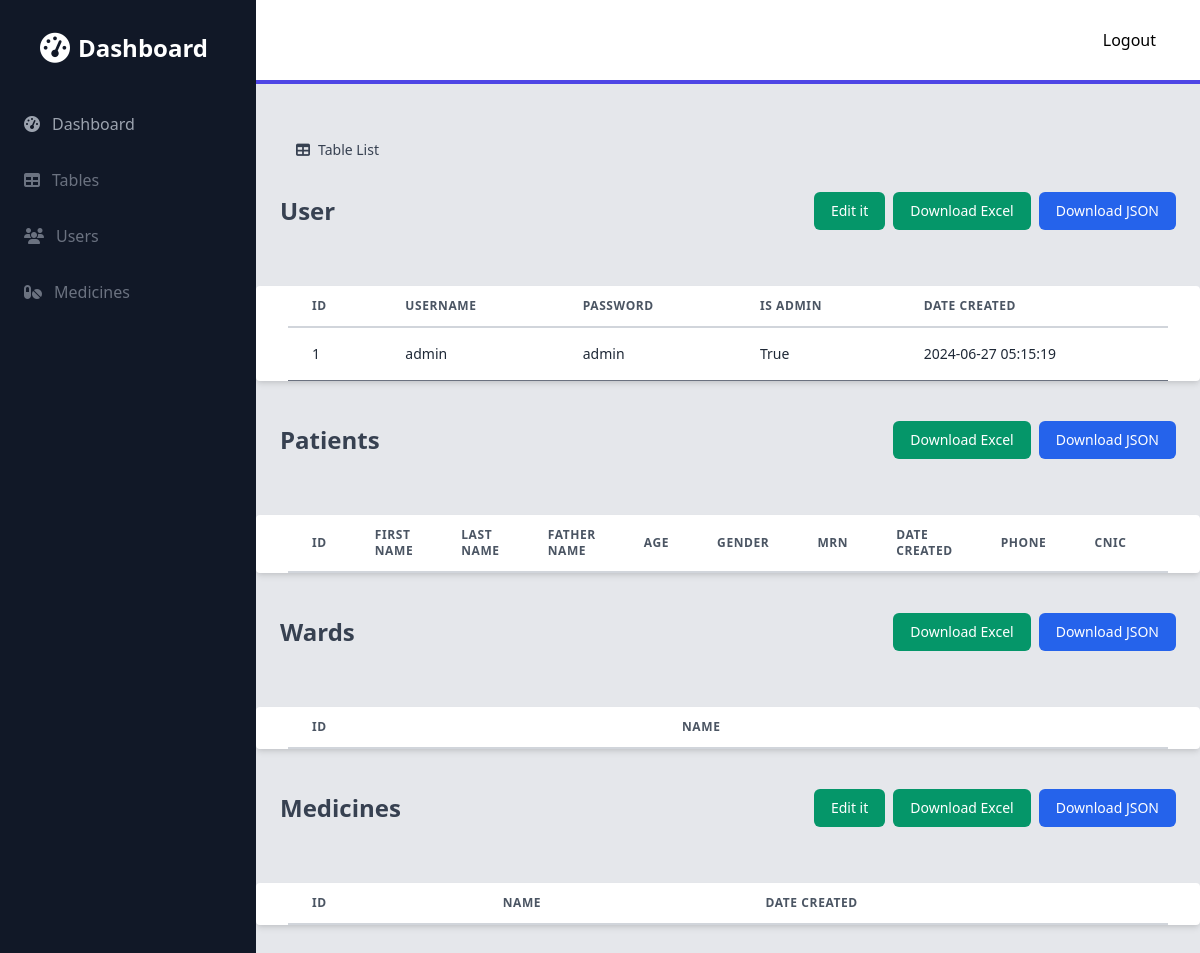
Screenshot of /admin/tables (signed in) with the database file from the repository.
### latest/models.py (models this page shows)
class User(db.Model, UserMixin):
    id = db.Column(db.Integer, primary_key=True)
    username = db.Column(db.String(150), unique=True)
    password = db.Column(db.String(150))
    is_admin = db.Column(db.Boolean, default=False)
    date_created = db.Column(db.DateTime(timezone=True), default=func.now())

### latest/admin.py (the view)
@admin.route('/tables')
@login_required
def tables():
    tables = ['User', 'Patients', 'Wards', 'Medicines']
    table_data = {}
    for table_name in tables:
        model_class = globals()[table_name]
        table_entries = model_class.query.all()
        table_columns = model_class.__table__.columns
        column_names = [column.name.replace('_', ' ').capitalize() for column in table_columns]
        column_details = model_class.__table__.columns.keys()
        table_data[table_name] = {
            'entries': table_entries,
            'columns': column_names,
            'details': column_details
        }
    return render_template('admin/tables.html', table_data=table_data, tables=tables)

### latest/app.py (called while the page is built)
def create_app():
    app = Flask(__name__)
    app.config['SQLALCHEMY_DATABASE_URI'] = 'sqlite:///database.db'
    app.config['SECRET_KEY'] = 'secret'
    app.register_blueprint(views, url_prefix='/')
    app.register_blueprint(auth, url_prefix='/')
    app.register_blueprint(admin, url_prefix='/admin')
    login_manager = LoginManager()
    login_manager.login_view = 'auth.login'
    login_manager.init_app(app)
    @login_manager.user_loader
    def load_user(id):
        return User.query.get(int(id))
    with app.app_context():
        db.init_app(app)
        db.create_all()
    return app

### latest/templates/admin/tables.html (shortened to what this page needs)
{% extends 'admin/base.html' %}
{% block content %}
<div class="container px-6 py-8 mx-auto">
  <div class="mt-4 mb-6">
    <div class="flex justify-between items-center">
      <div class="relative">
        <button id="tableListToggle" type="button" class="flex items-center px-4 py-2 text-sm font-medium leading-5 text-gray-700 focus:outline-none">
          <i class="fas fa-table mr-2"></i>
          Table List
        </button>
      </div>
    </div>
  </div>
  {% for table_name, data in table_data.items() %}
  <div id="{{ table_name|lower }}Section" class="mt-4">
    <div class="flex justify-between items-center">
      <h2 class="text-2xl font-semibold text-gray-700">{{ table_name }}</h2>
      <div class="flex items-center space-x-2">
        {% if table_name == 'User' %}
        <a href="{{ url_for('admin.users') }}" class="px-2 sm:px-4 py-1 sm:py-2 text-xs sm:text-sm font-medium leading-5 text-white transition-colors duration-150 bg-green-600 border border-transparent rounded-md active:bg-green-600 hover:bg-green-700 focus:outline-none focus:shadow-outline-green">
          Edit it
        </a>
        {% elif table_name == 'Medicines' %}
        <a href="{{ url_for('admin.medicines') }}" class="px-2 sm:px-4 py-1 sm:py-2 text-xs sm:text-sm font-medium leading-5 text-white transition-colors duration-150 bg-green-600 border border-transparent rounded-md active:bg-green-600 hover:bg-green-700 focus:outline-none focus:shadow-outline-green">
          Edit it
        </a>
        {% endif %}
        <a href="{{ url_for('admin.download_excel', table_name=table_name) }}" class="px-2 sm:px-4 py-1 sm:py-2 text-xs sm:text-sm font-medium leading-5 text-white transition-colors duration-150 bg-green-600 border border-transparent rounded-md active:bg-green-600 hover:bg-green-700 focus:outline-none focus:shadow-outline-green">
          Download Excel
        </a>
        <a href="{{ url_for('admin.download_json', table_name=table_name) }}" class="px-2 sm:px-4 py-1 sm:py-2 text-xs sm:text-sm font-medium leading-5 text-white transition-colors duration-150 bg-blue-600 border border-transparent rounded-md active:bg-blue-600 hover:bg-blue-700 focus:outline-none focus:shadow-outline-blue">
          Download JSON
        </a>
      </div>
    </div>
    <div class="mt-8">
      <div class="flex flex-wrap -mx-6">
        <div class="w-full bg-white shadow-md rounded my-6 px-4 sm:px-6 lg:px-8">
          <div class="overflow-x-auto">
            <table class="min-w-full bg-white">
              <thead>
                <tr>
                  {% for column in data.columns %}
                  <th class="px-6 py-3 border-b-2 border-gray-300 text-left text-xs font-semibold text-gray-600 uppercase tracking-wider">{{ column }}</th>
                  {% endfor %}
                </tr>
              </thead>
              <tbody>
                {% for entry in data.entries %}
                <tr>
                  {% for column_name in data.details %}
                  <td class="px-6 py-4 whitespace-no-wrap border-b border-gray-500">
                    <div class="text-sm leading-5 text-gray-800">
                      {{ entry[column_name] }}
                    </div>
                  </td>
                  {% endfor %}
                </tr>
                {% endfor %}
              </tbody>
            </table>
          </div>
        </div>
      </div>
    </div>
  </div>
  {% endfor %}
</div>
{% endblock %}

### rows the page displays
User: id "1" "admin" "admin" "True" "2024-06-27 05:15:19"

### other values shown
{{ table_name }} "User" "Patients" "Wards" "Medicines"
{{ column }} "ID" "USERNAME" "PASSWORD" "IS ADMIN" "DATE CREATED" "ID" "FIRST NAME" "LAST NAME" "FATHER NAME" "AGE" "GENDER" "MRN" "DATE CREATED" "PHONE" "CNIC" "ID" "NAME" "ID" "NAME" "DATE CREATED"
